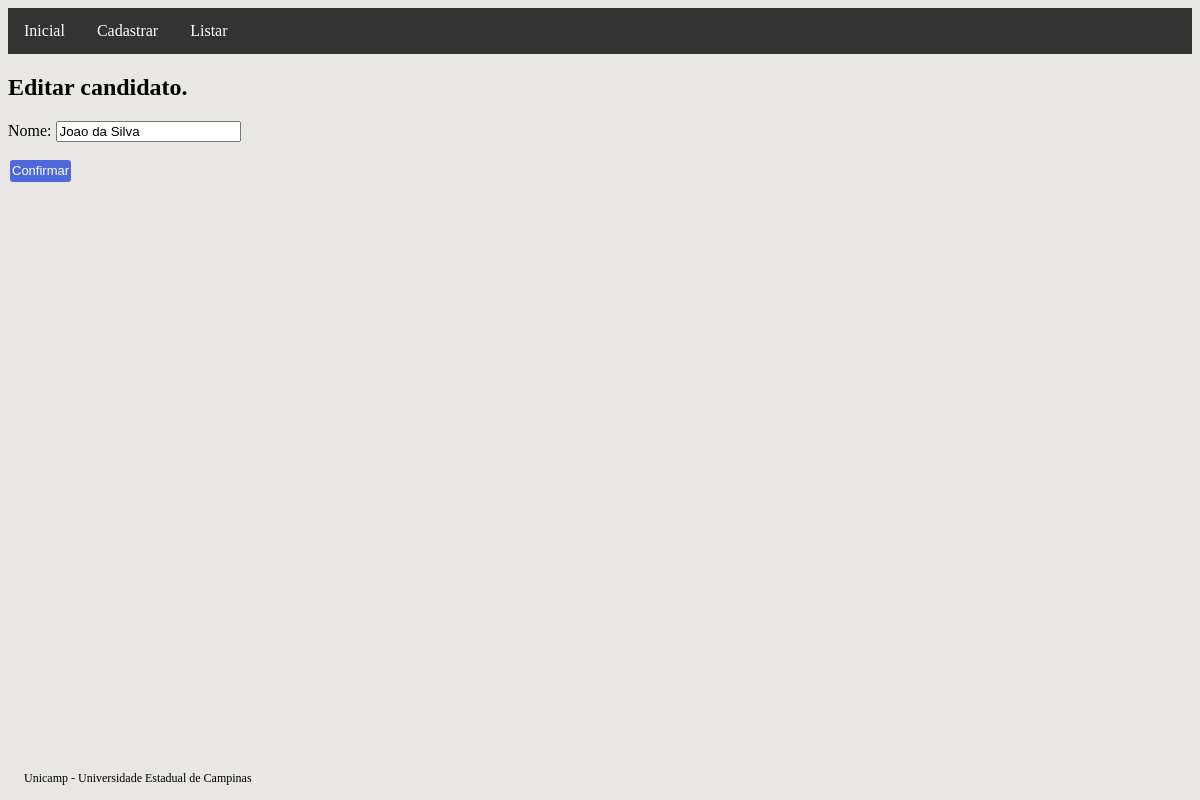
Page /update-candidato/1 on the earlier database version.
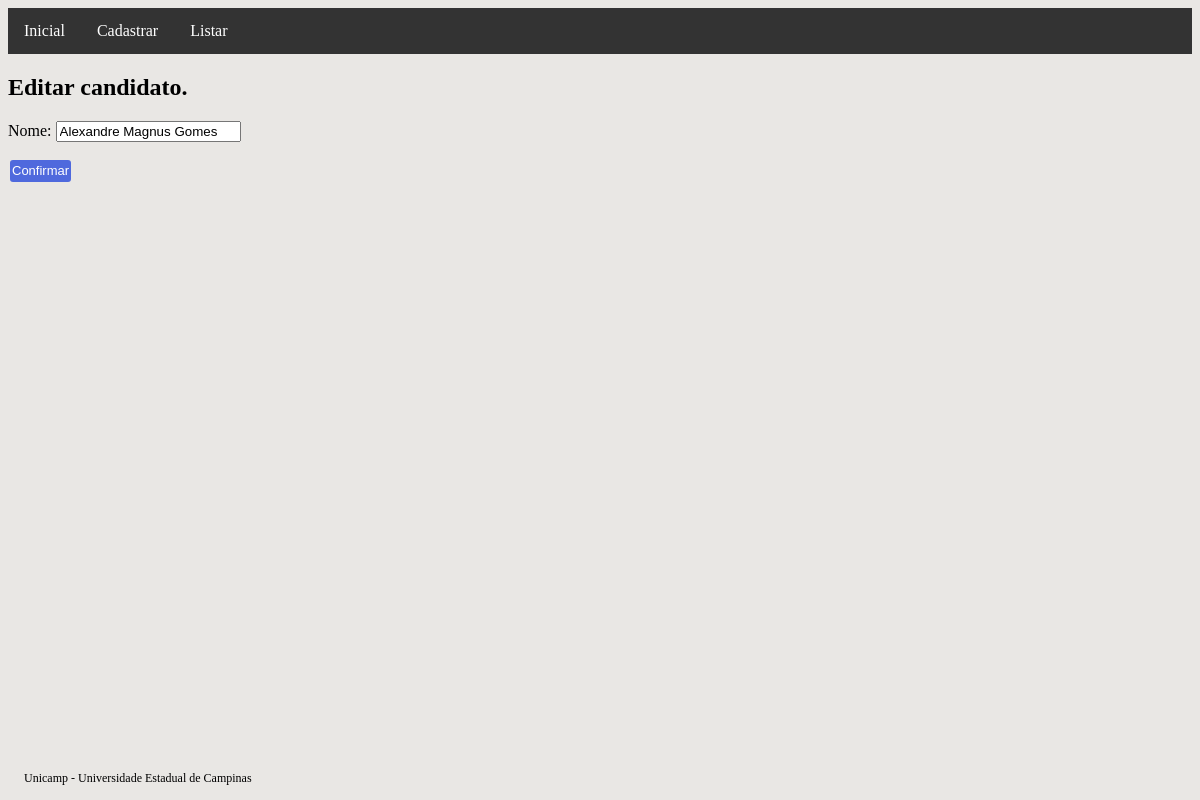
Same page on the later database version.
### main/models.py (models this page shows, shortened)
class Candidato(models.Model):
    nome = models.CharField(max_length=100, db_index=True, null=False, blank=False)
    aprovado = models.BooleanField(null=True)
    habilitado = models.BooleanField(null=True)

### main/views.py (the view)
# urls.py: path("update-candidato/<int:pk>", CadastroCandidatoUpdate.as_view(template_name='candidato_form.html'), name='candidato_update'),
class CadastroCandidatoUpdate(UpdateView):
    model = Candidato
    fields =  ["nome"]
    success_url = reverse_lazy("candidato_list")

### main/templates/candidato_form.html (shortened to what this page needs)
{% extends "base.html" %}
{% block conteudo %}
    {% if candidato.pk %}
        <h2>Editar candidato.</h2>
    {% else %}
        <h2>Cadastrar novo candidato.</h2>
    {% endif %}
    <form method="POST">
        {{ form.as_p }}
        <button type="submit" class="botao_confirmar">Confirmar</button>
    </form>
{% endblock conteudo %}

Differences in the rows shown:
changed Candidato: nome "Joao da Silva" → "Alexandre Magnus Gomes"
